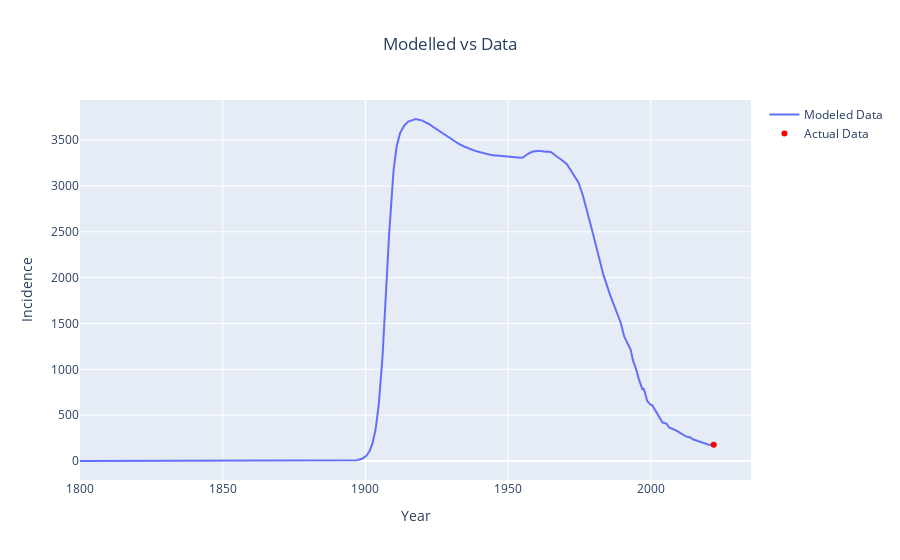

The notebook cell this image was saved under:
### Code cell
plot_model_vs_actual(
    derived_df_0, incidence, "incidence", "Incidence", "Modelled vs Data"
)

### Figure 1 — Plotly figure (JSON) as saved in the notebook; plotly's stock layout.template omitted (floating-point values rounded to 4 significant figures; data arrays with more than 128 entries replaced by an {"elided": "..."} marker saying what was removed)
{"data": [{"mode": "lines", "name": "Modeled Data", "type": "scatter", "x": {"elided": "2231 float values"}, "y": {"elided": "2231 float values"}}, {"marker": {"color": "red"}, "mode": "markers", "name": "Actual Data", "type": "scatter", "x": [2022], "y": [176]}], "layout": {"title": {"text": "Modelled vs Data", "x": 0.5}, "xaxis": {"title": {"text": "Year"}}, "yaxis": {"title": {"text": "Incidence"}}}}
